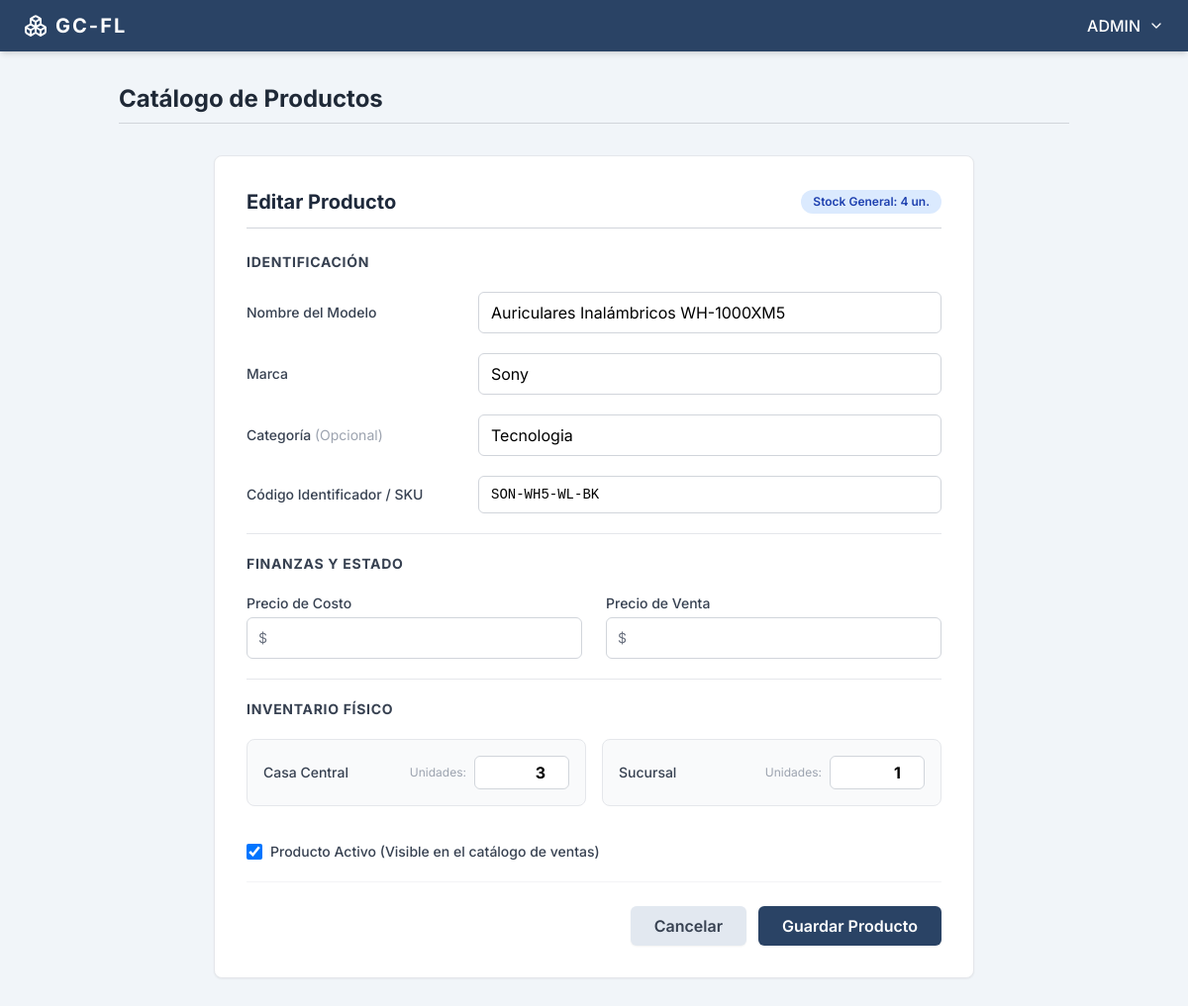
Page /inventario/editar/5/ (signed in) on the earlier database version.
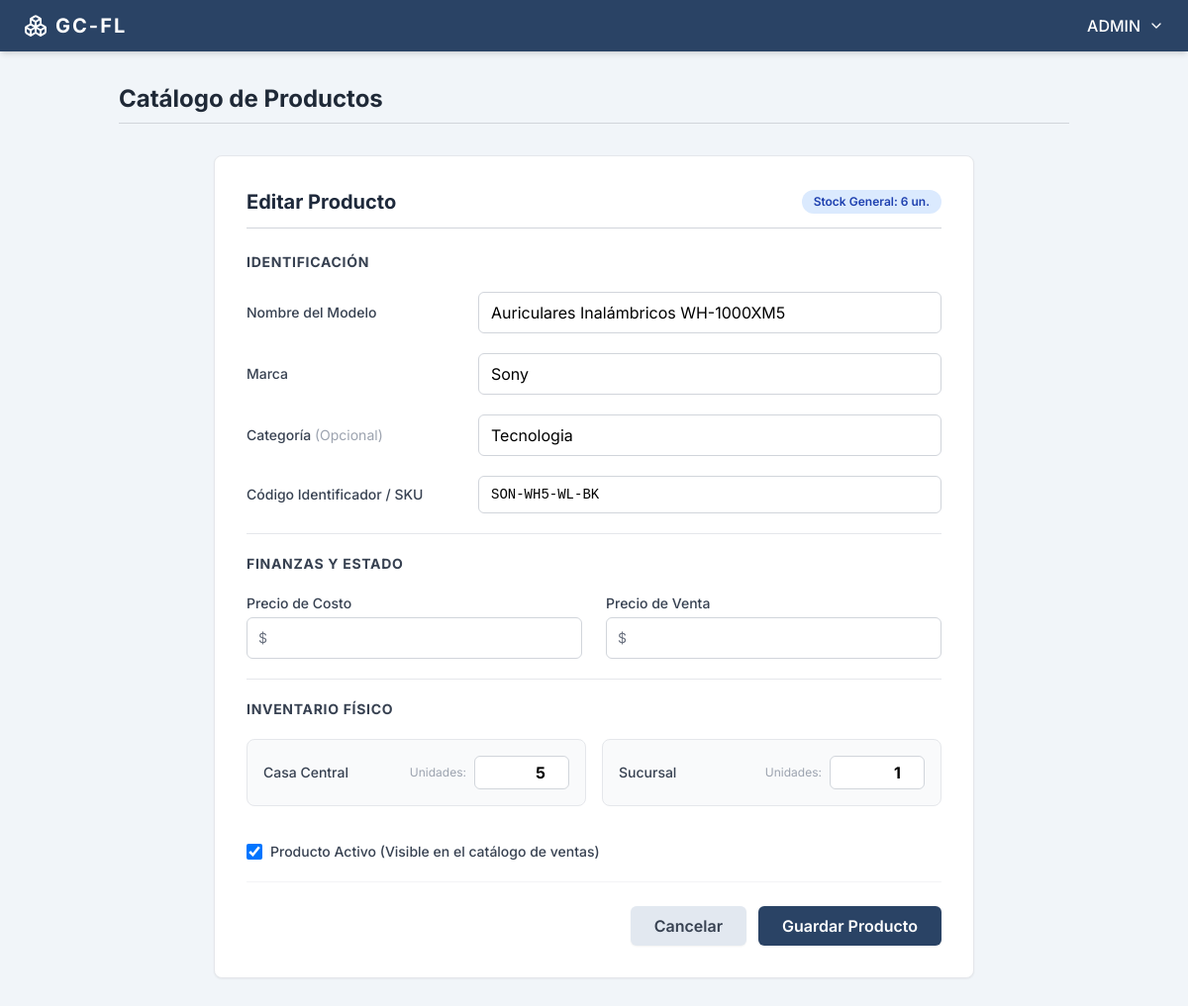
Same page on the later database version.
### inventario/models.py (models this page shows, shortened)
class Producto(models.Model):
    codigo = models.CharField(max_length=50, unique=True)
    marca = models.CharField(max_length=100)
    nombre = models.CharField(max_length=150)
    categoria = models.CharField(max_length=100, blank=True, null=True)
    precio_costo = models.DecimalField(max_digits=12, decimal_places=2, default=0.00)
    precio_venta = models.DecimalField(max_digits=12, decimal_places=2, default=0.00)
    activo = models.BooleanField(default=True)
    @property
    def stock_general(self):
        total = self.inventarios.aggregate(total=models.Sum('cantidad'))['total']
        return total or 0
    class Meta:
        db_table = 'productos'
        verbose_name = 'Producto'
        verbose_name_plural = 'Productos'
        ordering = ['nombre']

### inventario/views.py (the view)
# urls.py: path('editar/<int:pk>/', views.producto_edit, name='producto_edit'),
@login_required
def producto_edit(request, pk):
    producto = get_object_or_404(Producto, pk=pk)
    max_permission = UserRole.objects.filter(user_id=request.user).aggregate(max_permission=models.Max('role__inventario'))['max_permission'] or 0
    if max_permission < 2: return redirect('inventario:productos_list')
    if request.method == 'POST':
        form = ProductoForm(request.POST, instance=producto)
        if form.is_valid():
            form.save()
            for suc in Sucursal.objects.all():
                cantidad = request.POST.get(f'stock_{suc.id}')
                if cantidad and cantidad.strip() != '':
                    inv, created = Inventario.objects.get_or_create(producto=producto, sucursal=suc)
                    inv.cantidad = int(cantidad)
                    inv.save()
            messages.success(request, 'Producto actualizado exitosamente.')
            return redirect('inventario:productos_list')
    else:
        form = ProductoForm(instance=producto)
    sucursales_data = []
    for suc in Sucursal.objects.all():
        inv = Inventario.objects.filter(producto=producto, sucursal=suc).first()
        sucursales_data.append({'id': suc.id, 'nombre': suc.nombre, 'cantidad': inv.cantidad if inv else 0})
    return render(request, 'inventario/producto_form.html', {'form': form, 'accion': 'Editar', 'producto': producto, 'sucursales_data': sucursales_data})

### inventario/forms.py
class ProductoForm(forms.ModelForm):
    class Meta:
        model = Producto
        fields = ['codigo', 'marca', 'nombre', 'categoria', 'precio_costo', 'precio_venta', 'activo']

### inventario/templates/inventario/producto_form.html (shortened to what the changed rows need)
<!DOCTYPE html>
<html lang="es">
<head>
    <script src="https://cdn.tailwindcss.com"></script>
</head>
<body class="min-h-screen flex flex-col">
    <main class="flex-1 p-8 max-w-5xl mx-auto w-full relative z-10">
        <div class="mb-8 border-b border-gray-300 pb-2 flex items-center text-gray-800">
            <h1 class="text-2xl font-bold">Catálogo de Productos</h1>
        </div>
        <div class="bg-white rounded-lg shadow-sm border border-gray-200 p-8 max-w-3xl mx-auto">
            <div class="border-b border-gray-300 pb-3 mb-6 flex justify-between items-center">
                <h2 class="text-xl font-bold text-[#1e293b]">{{ accion }} Producto</h2>
                {% if producto %}
                    <span class="bg-blue-100 text-blue-800 text-xs font-semibold px-3 py-1 rounded-full">Stock General: {{ producto.stock_general }} un.</span>
                {% endif %}
            </div>
            <form method="POST" class="space-y-5">
                <div class="flex flex-col md:flex-row md:items-center">
                    <label class="w-full md:w-1/3 text-sm font-medium text-gray-700 mb-1 md:mb-0">Nombre del Modelo</label>
                    <input type="text" name="nombre" value="{{ form.nombre.value|default_if_none:'' }}" placeholder="Ej: Smart TV 50' 4K" class="w-full md:w-2/3 border border-gray-300 rounded-md py-2 px-3 focus:outline-none focus:border-[#2a4365] focus:ring-1 focus:ring-[#2a4365]" required>
                </div>
                <div class="flex flex-col md:flex-row md:items-center">
                    <label class="w-full md:w-1/3 text-sm font-medium text-gray-700 mb-1 md:mb-0">Marca</label>
                    <input type="text" name="marca" value="{{ form.marca.value|default_if_none:'' }}" placeholder="Ej: Samsung, LG" class="w-full md:w-2/3 border border-gray-300 rounded-md py-2 px-3 focus:outline-none focus:border-[#2a4365] focus:ring-1 focus:ring-[#2a4365]" required>
                </div>
                <div class="flex flex-col md:flex-row md:items-center">
                    <label class="w-full md:w-1/3 text-sm font-medium text-gray-700 mb-1 md:mb-0">Categoría <span class="text-gray-400 font-normal">(Opcional)</span></label>
                    <input type="text" name="categoria" value="{{ form.categoria.value|default_if_none:'' }}" placeholder="Ej: Electrodomésticos" class="w-full md:w-2/3 border border-gray-300 rounded-md py-2 px-3 focus:outline-none focus:border-[#2a4365] focus:ring-1 focus:ring-[#2a4365]">
                </div>
                <div class="flex flex-col md:flex-row md:items-center">
                    <label class="w-full md:w-1/3 text-sm font-medium text-gray-700 mb-1 md:mb-0">Código Identificador / SKU</label>
                    <input type="text" name="codigo" value="{{ form.codigo.value|default_if_none:'' }}" placeholder="Ej: TV-50-SAMSUNG" class="w-full md:w-2/3 border border-gray-300 rounded-md py-2 px-3 focus:outline-none focus:border-[#2a4365] focus:ring-1 focus:ring-[#2a4365] font-mono text-sm" required>
                </div>
                <div class="flex flex-col md:flex-row gap-6">
                    <div class="flex-1">
                        <div class="relative">
                            <div class="absolute inset-y-0 left-0 pl-3 flex items-center pointer-events-none">
                                <span class="text-gray-500 sm:text-sm">$</span>
                            </div>
                            <input type="number" step="0.01" name="precio_costo" value="{{ form.precio_costo.value|default:'0.00' }}" class="w-full pl-7 border border-gray-300 rounded-md py-2 px-3 focus:outline-none focus:border-[#2a4365] focus:ring-1 focus:ring-[#2a4365]" required>
                        </div>
                    </div>
                    <div class="flex-1">
                        <div class="relative">
                            <div class="absolute inset-y-0 left-0 pl-3 flex items-center pointer-events-none">
                                <span class="text-gray-500 sm:text-sm">$</span>
                            </div>
                            <input type="number" step="0.01" name="precio_venta" value="{{ form.precio_venta.value|default:'0.00' }}" class="w-full pl-7 border border-gray-300 rounded-md py-2 px-3 focus:outline-none focus:border-green-500 focus:ring-1 focus:ring-green-500 font-bold" required>
                        </div>
                    </div>
                </div>
                <div class="grid grid-cols-1 md:grid-cols-2 gap-4">
                    {% for suc in sucursales_data %}
                    <div class="flex items-center justify-between p-4 bg-gray-50 border border-gray-200 rounded-lg">
                        <label class="text-sm font-medium text-gray-700">{{ suc.nombre }}</label>
                        <div class="flex items-center">
                            <span class="text-xs text-gray-400 mr-2">Unidades:</span>
                            <input type="number" name="stock_{{ suc.id }}" value="{{ suc.cantidad }}" min="0" class="w-24 border border-gray-300 rounded-md py-1 px-2 text-right focus:outline-none focus:border-[#2a4365] focus:ring-1 focus:ring-[#2a4365] font-bold">
                        </div>
                    </div>
                    {% endfor %}
                </div>
            </form>
        </div>
    </main>
</body>
</html>

Differences in the rows shown:
changed Producto "Auriculares Inalámbricos WH-1000XM5": stock_general "4" → "6"
Other differences:
form field cantidad: "3" → "5"
